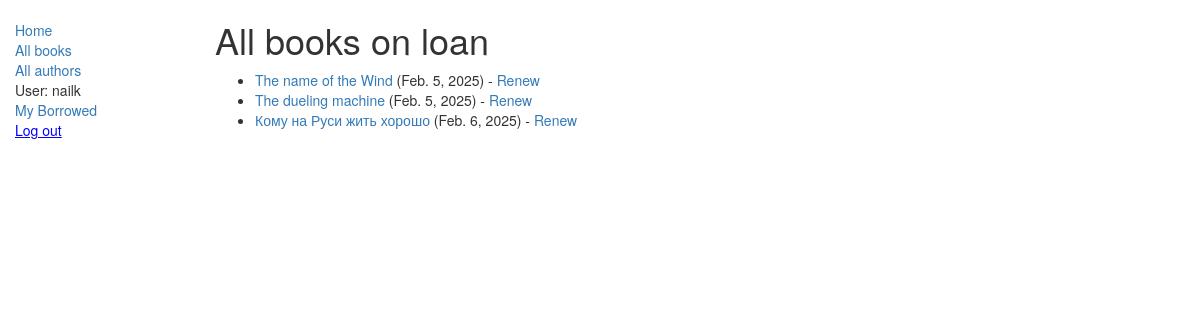
The page /catalog/librarian/ (signed in) on the database its author committed.
### catalog/models.py (models this page shows, shortened)
class BookInstance(models.Model):
    id = models.UUIDField(primary_key=True, default=uuid.uuid4,
                          help_text='Generate unique ID for this partcular\
                            book across whole library')
    book = models.ForeignKey(Book, on_delete=models.SET_NULL, null=True)
    imprint = models.CharField(max_length=200, help_text="version info")
    due_back = models.DateField(null=True, blank=True)
    borrower = models.ForeignKey(User, on_delete=models.SET_NULL, null=True, blank=True)
    LOAN_STATUS = (
        ('m', 'Maintenance'),
        ('o', 'On loan'),
        ('a', 'Available'),
        ('r', 'Reserved'),
    )
    status = models.CharField(max_length=1, choices=LOAN_STATUS, blank=True,
                              default='m', help_text='Book availability')
    class Meta:
        ordering = ['due_back']
        permissions = (('can_view_all_book_instance_on_loan', 'view_all_borrowed_books'),)
    def is_overdue(self):
        return self.due_back and self.due_back < date.today()

class Book(models.Model):
    title = models.CharField(max_length=200)
    summary = models.TextField(max_length=1000,
                               help_text='Enter a short decription of the book')
    isbn = models.CharField(verbose_name='ISBN', max_length=13,
                            help_text='13 character: <a href=\
                                "https://www.isbn-international.org/content/what-isbn">\
                                    ISBN Number</a>')
    genre = models.ManyToManyField(to=Genre, help_text='Select a genre for this boook')
    author = models.ForeignKey('Author', on_delete=models.SET_NULL, null=True)
    def get_absolute_url(self):
        return reverse('book_detail', args=[str(self.id)])

### catalog/views.py (the view)
# urls.py: path('librarian/', views.AllLoanedBooksForStaff.as_view(), name='librarian-page'),
class AllLoanedBooksForStaff(PermissionRequiredMixin, generic.ListView):
    model = BookInstance
    template_name = 'catalog/bookinstance_list_on_loan_for_staff.html'
    permission_required = 'catalog.can_view_all_book_instance_on_loan'

### catalog/templates/catalog/bookinstance_list_on_loan_for_staff.html
{% extends "base_generic.html" %}
{% block content %}
    <h1>All books on loan</h1>
    {% if bookinstance_list %}
    <ul>
      {% for bookinst in bookinstance_list %}
        {%if bookinst.status == "o"%}
          <li class="{% if bookinst.is_overdue %}text-danger{% endif %}">
            <a href="{{ bookinst.book.get_absolute_url }}">{{bookinst.book.title}}</a> ({{ bookinst.due_back }})
            {% if perms.catalog.can_view_all_book_instance_on_loan %}-
                <a href="{% url 'renew-book-librarian' bookinst.id %}">Renew</a>
            {% endif %}
          </li>
        {%endif%}
      {% endfor %}
    </ul>
    {% else %}
      <p>There are no books borrowed.</p>
    {% endif %}
{% endblock %}

### catalog/templates/base_generic.html (shortened to what this page needs)
<!doctype html>
<html lang="en">
  <head>
    <link
      rel="stylesheet"
      href="https://maxcdn.bootstrapcdn.com/bootstrap/3.3.7/css/bootstrap.min.css" />
    {% load static %}
    <link rel="stylesheet" href="{% static 'css/styles.css' %}" />
  </head>
  <body>
    <div class="container-fluid">
      <div class="row">
        <div class="col-sm-2">
          {% block sidebar %}
            <ul class="sidebar-nav">
              <li><a href="{% url 'index' %}">Home</a></li>
              <li><a href="{% url 'books' %}">All books</a></li>
              <li><a href="{% url 'authors' %}">All authors</a></li>
              {% if user.is_authenticated %}
                <li>User: {{ user.get_username }}</li>
                <li><a href="{% url 'my-borrowed' %}">My Borrowed</a></li>
                <form action="{% url 'logout' %}?next={{request.path}}" method="post">
                  <button class="link-button">Log out</button>
                </form>
              {% else %}
                <li><a href="{% url 'login'%}?next={{request.path}}">Login</a></li>
              {% endif %}
            </ul>
          {% endblock %}
        </div>
        <div class="col-sm-10 ">
            {% block content %}{% endblock %}
        </div>
      </div>
    </div>
  </body>
</html>

### catalog/static/css/styles.css (style rules this page uses)
.sidebar-nav { margin-top: 20px; padding: 0; list-style: none; }
.link-button { background: none; border: none; color: blue; cursor: pointer; display: inline; font: inherit; margin: 0; padding: 0; text-decoration: underline; }

### rows shown on the page
BookInstance: book "The name of the Wind", due_back "Feb. 5, 2025"
BookInstance: book "The dueling machine", due_back "Feb. 5, 2025"
BookInstance: book "Кому на Руси жить хорошо", due_back "Feb. 6, 2025"

### other values the page prints
{{ user.get_username }} "nailk"
